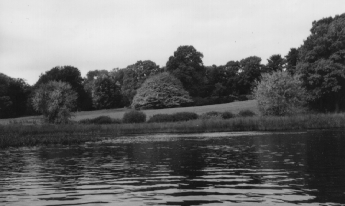
#> input picture TD1/autumng.png, 345 x 206 px, found by its file name
$ python TD1Ex1.py
#> lines starting #> are read from the running program, lines starting #| are printed output that depends on the picture
# -*- coding: utf-8 -*-
"""
modifié le 01/02/2025 par LOUIS GRIGNOLA
Programme de traitement d'image : manipulation des tables de couleurs
"""

# IMPORTATION DES BIBLIOTHÈQUES -----------------------------------------------------
# NumPy : bibliothèque pour le calcul numérique, permet de manipuler des tableaux multidimensionnels
import numpy as np
# Scikit-image : bibliothèque spécialisée dans le traitement d'images
import skimage as ski
# Matplotlib : bibliothèque de visualisation, sous-module pyplot pour l'affichage
import matplotlib.pyplot as plt
# ListedColormap : classe permettant de créer des palettes de couleurs personnalisées
from matplotlib.colors import ListedColormap

"""
COURS : Une image numérique en niveaux de gris est une matrice 2D où chaque élément
représente l'intensité lumineuse d'un pixel. Pour une image 8 bits, les valeurs
sont comprises entre 0 (noir) et 255 (blanc).
"""

# CHARGEMENT ET ANALYSE DE L'IMAGE ------------------------------------------------
# Lecture de l'image depuis le fichier - retourne un tableau NumPy
im = ski.io.imread("TD1/autumng.png")
#> im is the input picture: shape (206, 345); min 19, max 238, mean 111.3

# Affichage des caractéristiques techniques de l'image
print("Informations sur l\'image chargée:")
print("type de im:",type(im))           # Affiche le type d'objet (numpy.ndarray)
#| type de im: <class 'numpy.ndarray'>
print("\tType des éléments:",im.dtype)  # Type des pixels (uint8 = entiers 8 bits)
#| 	Type des éléments: uint8
print('\tIntervalle des valeurs:[',im.min(),',',im.max(),']')  # Valeurs extrêmes
#| 	Intervalle des valeurs:[ 19 , 238 ]
print("\tDimension:",im.ndim)           # Nombre de dimensions de l'image
#| 	Dimension: 2
print("\tTaille:",im.shape)             # Dimensions en pixels (hauteur, largeur)
#| 	Taille: (206, 345)

"""
COURS : L'affichage d'une image nécessite une table de correspondance (LUT - Look-Up Table)
qui définit comment les valeurs numériques sont converties en couleurs à l'écran.
"""

# AFFICHAGE DE L'IMAGE ORIGINALE -------------------------------------------------
plt.imshow(im,cmap='gray')              # Affiche l'image avec la palette de gris standard
plt.colorbar()                          # Ajoute une barre montrant la correspondance valeurs/couleurs
plt.show()                              # Affiche la figure créée
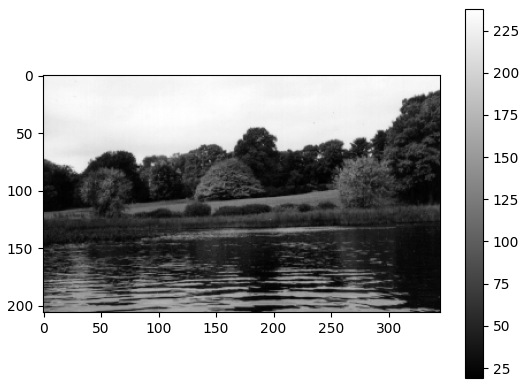
#> figure drawn by matplotlib, 2 panels

# ANALYSE D'UN PIXEL SPÉCIFIQUE -------------------------------------------------
i=62                                    # Coordonnée ligne (axe vertical, de haut en bas)
j=121                                   # Coordonnée colonne (axe horizontal, de gauche à droite)
print("La valeur du pixel de coordonnées (",i,",",j,") est :",im[i,j])
#| La valeur du pixel de coordonnées ( 62 , 121 ) est : 216

"""
COURS : La quantification réduit le nombre de niveaux de gris utilisés pour représenter l'image.
Cela peut créer un effet de "posterisation" où les transitions douces deviennent plus brutales.
"""

# QUANTIFICATION EN 16 NIVEAUX --------------------------------------------------
nbCouleurs = 16                         # Définit le nombre de niveaux de gris désirés
myColors = np.zeros((nbCouleurs,3),float)  # Crée une table vide (nbCouleurs lignes, 3 colonnes RGB)

# Remplit la table des couleurs avec un dégradé de gris
for p in range(3):                      # Pour chaque canal (R,G,B)
    myColors[:,p] = np.linspace(0,1,nbCouleurs)  # Crée une progression linéaire de 0 à 1

newcmp = ListedColormap(myColors)       # Crée une nouvelle palette à partir de la table
plt.figure()                            # Crée une nouvelle fenêtre d'affichage
plt.imshow(im,cmap=newcmp)             # Affiche l'image avec la nouvelle palette
plt.colorbar()                          # Ajoute la barre de correspondance
plt.title('Affichage sur '+ str(nbCouleurs) + ' couleurs')  # Titre explicatif
plt.show()                              # Affiche le résultat

"""
COURS : Les fausses couleurs consistent à représenter les intensités de gris avec des
couleurs différentes pour mettre en évidence certaines caractéristiques de l'image.
"""

# CRÉATION DES FAUSSES COULEURS ------------------------------------------------
nbCouleurs = 256                        # Retour à 256 niveaux pour plus de finesse
myColors = np.zeros((nbCouleurs,3),float)  # Nouvelle table de couleurs

# Création du dégradé initial
for p in range(3):                      # Pour chaque canal (R,G,B)
    myColors[:,p] = np.linspace(0,1,nbCouleurs)  # Dégradé linéaire de base

# Modification des canaux pour créer l'effet de fausses couleurs
myColors[-128:,0] = 1.0                 # Met le canal rouge au maximum pour les valeurs hautes

newcmp = ListedColormap(myColors)       # Crée la palette de fausses couleurs
plt.figure()                            # Nouvelle fenêtre
plt.imshow(im,cmap=newcmp)             # Applique la palette
plt.colorbar()                          # Barre de correspondance
plt.title('Affichage avec dominante rouge')  # Titre explicatif
plt.show()                              # Affiche le résultat
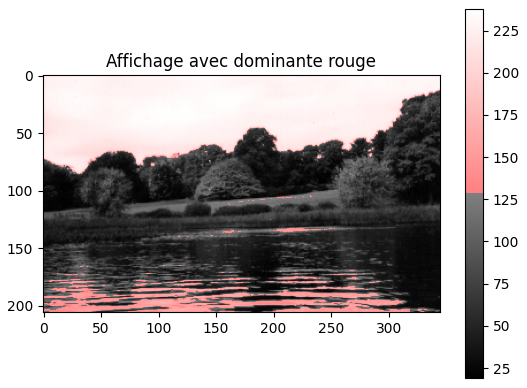
#> figure drawn by matplotlib, 2 panels

$ run again, with TD1/Fleur.jpg saved as TD1/autumng.png
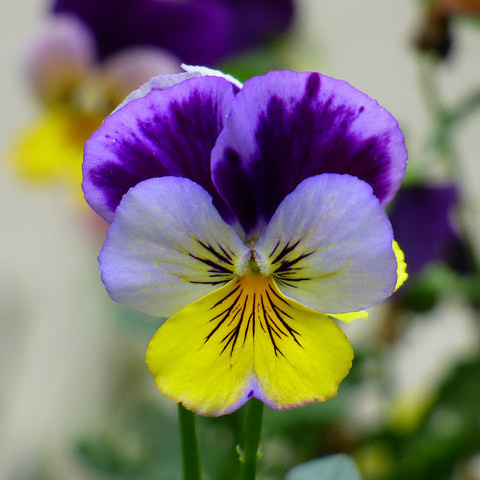
#> input picture TD1/Fleur.jpg, 480 x 480 px, found by its file name
#> im is the input picture: shape (480, 480, 3); mean R, G, B 125.8, 118.7, 108.4
#| type de im: <class 'numpy.ndarray'>
#| 	Type des éléments: uint8
#| 	Intervalle des valeurs:[ 0 , 255 ]
#| 	Dimension: 3
#| 	Taille: (480, 480, 3)
#> `plt.show()`:
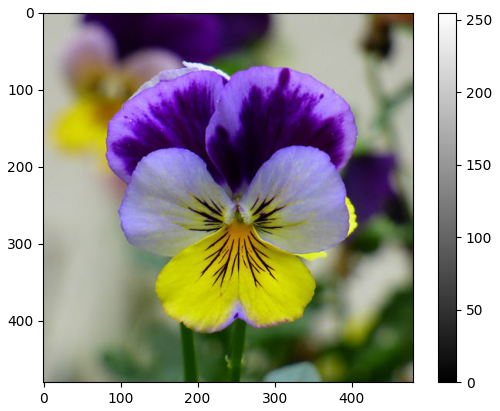
#> figure drawn by matplotlib, 2 panels
#| La valeur du pixel de coordonnées ( 62 , 121 ) est : [123  98 119]
#> `plt.show()`:
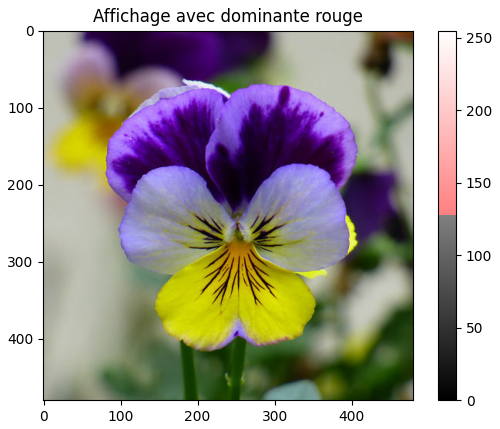
#> figure drawn by matplotlib, 2 panels
